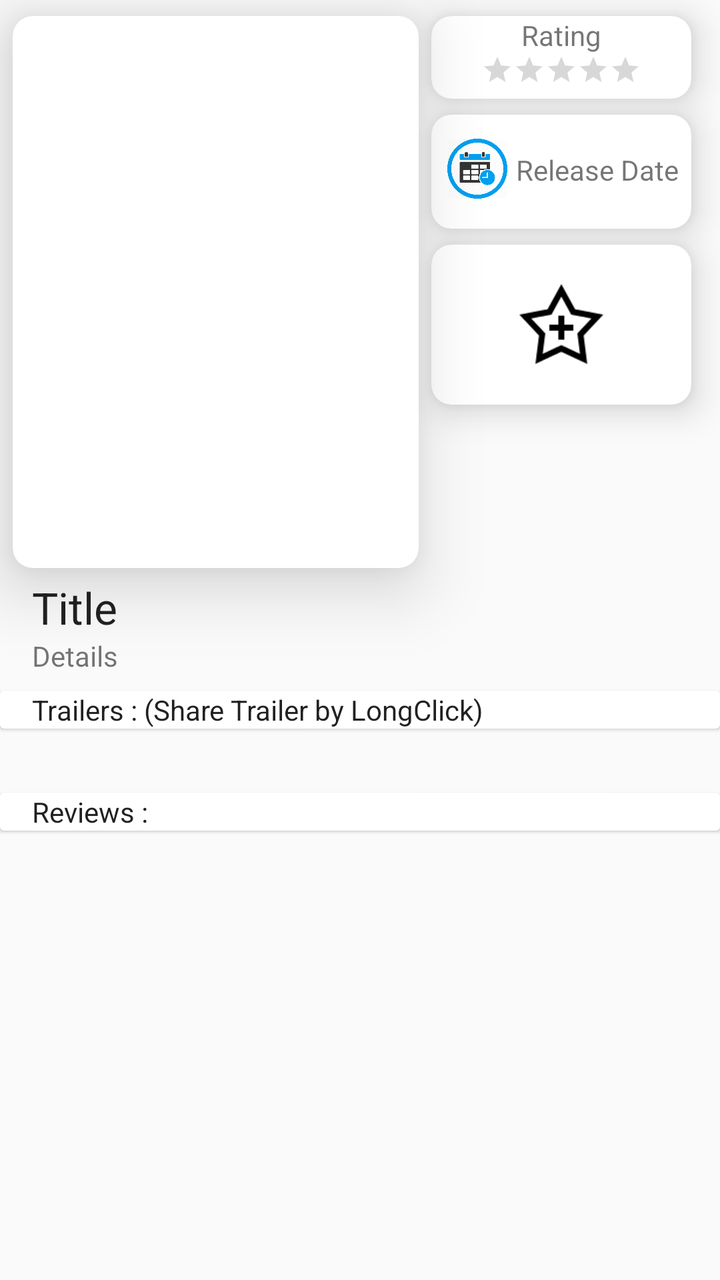
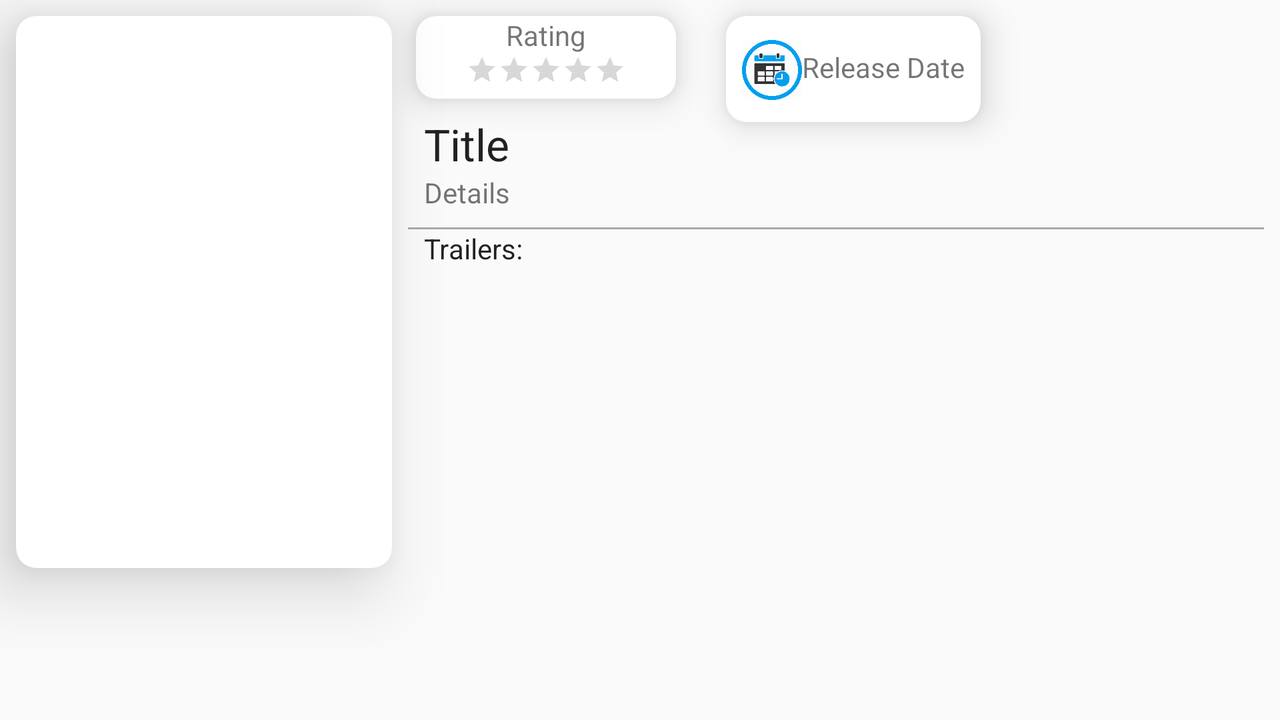

One screen, two layout resources from the same app: the default and the repository's alternative for another configuration. Each is rendered where Android would select it; the XML of both is given below.
<!-- AndroidManifest.xml: application theme AppTheme -->
<!-- res/layout/activity_movie_detail.xml -->
<?xml version="1.0" encoding="utf-8"?>
<layout xmlns:tools="http://schemas.android.com/tools"
    xmlns:android="http://schemas.android.com/apk/res/android"
    xmlns:app="http://schemas.android.com/apk/res-auto"
    xmlns:card_view="http://schemas.android.com/apk/res-auto">

    <ScrollView
        android:layout_width="fill_parent"
        android:layout_height="fill_parent"
        android:fillViewport="true">

        <android.support.constraint.ConstraintLayout
            android:layout_width="match_parent"
            android:layout_height="wrap_content">

            <android.support.v7.widget.CardView
                android:id="@+id/cardView"
                android:layout_width="203dp"
                android:layout_height="wrap_content"
                android:layout_marginTop="8dp"
                app:cardCornerRadius="10dp"
                app:layout_constraintEnd_toStartOf="@+id/card_rate"
                app:layout_constraintHorizontal_bias="0.05"
                app:layout_constraintStart_toStartOf="parent"
                app:layout_constraintTop_toTopOf="parent"
                card_view:cardElevation="20dp">


                <ImageView
                    android:id="@+id/movie_image_detail"
                    android:layout_width="203dp"
                    android:layout_height="276dp"
                    android:layout_alignParentTop="true"
                    android:layout_centerHorizontal="true"
                    android:contentDescription="@string/image_details_desc"
                    android:scaleType="centerCrop"
                    app:layout_constraintBottom_toBottomOf="parent"
                    app:layout_constraintHorizontal_bias="0.0"
                    app:layout_constraintStart_toStartOf="parent"
                    app:layout_constraintTop_toTopOf="parent"
                    app:layout_constraintVertical_bias="0.041" />

            </android.support.v7.widget.CardView>

            <android.support.v7.widget.CardView
                android:id="@+id/card_rate"
                android:layout_width="130dp"
                android:layout_height="wrap_content"
                android:layout_marginEnd="8dp"
                android:layout_marginRight="8dp"
                android:layout_marginTop="8dp"
                app:cardCornerRadius="10dp"
                app:layout_constraintEnd_toEndOf="parent"
                app:layout_constraintStart_toEndOf="@+id/cardView"
                app:layout_constraintTop_toTopOf="parent"
                card_view:cardElevation="10dp">

                <android.support.constraint.ConstraintLayout
                    android:layout_width="match_parent"
                    android:layout_height="match_parent">

                    <TextView
                        android:id="@+id/rating_txt"
                        android:layout_width="wrap_content"
                        android:layout_height="19dp"
                        android:layout_marginEnd="8dp"
                        android:layout_marginStart="8dp"
                        android:text="@string/movie_rating"
                        app:layout_constraintBottom_toTopOf="@+id/ratingBar2"
                        app:layout_constraintEnd_toEndOf="parent"
                        app:layout_constraintStart_toStartOf="parent"
                        app:layout_constraintTop_toTopOf="parent" />

                    <RatingBar
                        android:id="@+id/ratingBar2"
                        style="@style/Widget.AppCompat.RatingBar.Small"
                        android:layout_width="wrap_content"
                        android:layout_height="16dp"
                        android:layout_marginEnd="8dp"
                        android:layout_marginStart="8dp"
                        android:numStars="5"
                        android:stepSize="0.1"
                        app:layout_constraintBottom_toBottomOf="parent"
                        app:layout_constraintEnd_toEndOf="parent"
                        app:layout_constraintStart_toStartOf="parent"
                        app:layout_constraintTop_toTopOf="parent"
                        app:layout_constraintVertical_bias="0.75" />
                </android.support.constraint.ConstraintLayout>

            </android.support.v7.widget.CardView>


            <android.support.v7.widget.CardView
                android:id="@+id/card_date"
                android:layout_width="130dp"
                android:layout_height="57dp"
                android:layout_marginEnd="8dp"
                android:layout_marginTop="8dp"
                app:cardCornerRadius="10dp"
                app:layout_constraintEnd_toEndOf="parent"
                app:layout_constraintHorizontal_bias="0.511"
                app:layout_constraintStart_toEndOf="@+id/cardView"
                app:layout_constraintTop_toBottomOf="@+id/card_rate"
                card_view:cardElevation="10dp"
                android:layout_marginRight="8dp">

                <android.support.constraint.ConstraintLayout
                    android:layout_width="match_parent"
                    android:layout_height="match_parent">

                    <TextView
                        android:id="@+id/release_date_txt"
                        android:layout_width="wrap_content"
                        android:layout_height="wrap_content"
                        android:layout_marginBottom="8dp"
                        android:layout_marginEnd="8dp"
                        android:layout_marginStart="5dp"
                        android:layout_marginTop="8dp"
                        android:text="@string/release_date"
                        app:layout_constraintBottom_toBottomOf="parent"
                        app:layout_constraintEnd_toEndOf="parent"
                        app:layout_constraintHorizontal_bias="0.35"
                        app:layout_constraintStart_toEndOf="@+id/imageView"
                        app:layout_constraintTop_toTopOf="parent"
                        app:layout_constraintVertical_bias="0.45" />

                    <ImageView
                        android:id="@+id/imageView"
                        android:layout_width="30dp"
                        android:layout_height="30dp"
                        android:layout_marginEnd="8dp"
                        android:layout_marginLeft="8dp"
                        android:layout_marginRight="8dp"
                        android:layout_marginStart="8dp"
                        android:layout_marginTop="12dp"
                        android:contentDescription="@string/release_date_desc"
                        app:layout_constraintStart_toStartOf="parent"
                        app:layout_constraintTop_toTopOf="parent"
                        card_view:srcCompat="@drawable/xxx019_512" />


                </android.support.constraint.ConstraintLayout>

            </android.support.v7.widget.CardView>

            <android.support.v7.widget.CardView
                android:id="@+id/card_favorite"
                android:layout_width="130dp"
                android:layout_height="80dp"
                android:layout_marginEnd="16dp"
                android:layout_marginStart="8dp"
                android:layout_marginTop="8dp"
                app:cardCornerRadius="10dp"
                app:layout_constraintEnd_toEndOf="parent"
                app:layout_constraintStart_toEndOf="@+id/cardView"
                app:layout_constraintTop_toBottomOf="@+id/card_date"
                card_view:cardElevation="10dp"
                android:layout_marginRight="16dp"
                android:layout_marginLeft="8dp">

                <android.support.constraint.ConstraintLayout
                    android:layout_width="match_parent"
                    android:layout_height="match_parent">

                    <CheckBox
                        android:id="@+id/checkBox"
                        android:layout_width="wrap_content"
                        android:layout_height="wrap_content"
                        android:layout_marginBottom="8dp"
                        android:layout_marginEnd="8dp"
                        android:layout_marginStart="8dp"
                        android:layout_marginTop="8dp"
                        android:button="@drawable/checkbox"
                        android:checked="false"
                        app:layout_constraintBottom_toBottomOf="parent"
                        app:layout_constraintEnd_toEndOf="parent"
                        app:layout_constraintStart_toStartOf="parent"
                        app:layout_constraintTop_toTopOf="parent" />

                </android.support.constraint.ConstraintLayout>
            </android.support.v7.widget.CardView>

            <TextView
                android:id="@+id/movie_title"
                android:layout_width="0dp"
                android:layout_height="wrap_content"
                android:layout_marginEnd="16dp"
                android:layout_marginStart="16dp"
                android:layout_marginTop="5dp"
                android:contentDescription="@string/movie_title_desc"
                android:text="@string/movie_title"
                android:textAppearance="@style/TextAppearance.AppCompat.Large"
                app:layout_constraintEnd_toEndOf="parent"
                app:layout_constraintHorizontal_bias="0.0"
                app:layout_constraintStart_toStartOf="parent"
                app:layout_constraintTop_toBottomOf="@+id/cardView" />

            <TextView
                android:id="@+id/movie_detail"
                android:layout_width="0dp"
                android:layout_height="wrap_content"
                android:layout_marginEnd="16dp"
                android:layout_marginStart="16dp"
                android:text="@string/movie_details"
                app:layout_constraintEnd_toEndOf="parent"
                app:layout_constraintHorizontal_bias="0.0"
                app:layout_constraintStart_toStartOf="parent"
                app:layout_constraintTop_toBottomOf="@+id/movie_title" />


            <android.support.v7.widget.CardView
                android:id="@+id/card_trailer"
                android:layout_width="0dp"
                android:layout_height="wrap_content"
                android:layout_marginTop="8dp"
                app:layout_constraintEnd_toEndOf="parent"
                app:layout_constraintStart_toStartOf="parent"
                app:layout_constraintTop_toBottomOf="@+id/movie_detail"
                card_view:cardElevation="1dp">

                <TextView
                    android:id="@+id/textView"
                    android:layout_width="wrap_content"
                    android:layout_height="wrap_content"
                    android:layout_marginLeft="16dp"
                    android:layout_marginStart="16dp"
                    android:text="@string/trailer"
                    android:textAppearance="@style/TextAppearance.AppCompat.Body1" />

            </android.support.v7.widget.CardView>
            <RelativeLayout
                android:id="@+id/relativeLayout_trailer"
                android:layout_width="0dp"
                android:layout_height="wrap_content"
                android:layout_marginEnd="8dp"
                android:layout_marginStart="8dp"
                android:layout_marginTop="8dp"
                app:layout_constraintEnd_toEndOf="parent"
                app:layout_constraintStart_toEndOf="@+id/cardView"
                app:layout_constraintStart_toStartOf="parent"
                app:layout_constraintTop_toBottomOf="@+id/card_trailer">

            <android.support.v7.widget.RecyclerView
                android:id="@+id/recyclerview_trailers"
                android:layout_width="match_parent"
                android:layout_height="wrap_content"
                android:layout_marginEnd="8dp"
                android:layout_marginStart="8dp"
                android:layout_marginTop="8dp"
                android:clipToPadding="false"
                android:paddingBottom="8dp"
                android:scrollbars="none"
                app:layout_constraintEnd_toEndOf="parent"
                app:layout_constraintHorizontal_bias="0.0"/>

            </RelativeLayout>

            <android.support.v7.widget.CardView
                android:id="@+id/card_review"
                android:layout_width="0dp"
                android:layout_height="wrap_content"
                android:layout_marginTop="8dp"
                app:layout_constraintEnd_toEndOf="parent"
                app:layout_constraintStart_toStartOf="parent"
                app:layout_constraintTop_toBottomOf="@+id/relativeLayout_trailer"
                card_view:cardElevation="1dp">

            <TextView
                android:id="@+id/txt_reviews"
                android:layout_width="wrap_content"
                android:layout_height="wrap_content"
                android:layout_marginStart="16dp"
                android:text="@string/reviews"
                android:textAppearance="@style/TextAppearance.AppCompat.Body1"
                android:layout_marginLeft="16dp" />

            </android.support.v7.widget.CardView>

            <RelativeLayout
                android:id="@+id/relativeLayout_reviews"
                android:layout_width="0dp"
                android:layout_height="wrap_content"
                android:layout_marginEnd="8dp"
                android:layout_marginStart="8dp"
                android:layout_marginTop="4dp"
                app:layout_constraintEnd_toEndOf="parent"
                app:layout_constraintStart_toEndOf="@+id/cardView"
                app:layout_constraintStart_toStartOf="parent"
                app:layout_constraintTop_toBottomOf="@+id/card_review">

                <android.support.v7.widget.RecyclerView
                    android:id="@+id/recyclerview_reviews"
                    android:layout_width="match_parent"
                    android:layout_height="wrap_content"
                    android:layout_marginEnd="8dp"
                    android:layout_marginStart="8dp"
                    android:layout_marginTop="8dp"
                    android:clipToPadding="false"
                    android:paddingBottom="8dp"
                    android:scrollbars="none" />
            </RelativeLayout>
        </android.support.constraint.ConstraintLayout>
    </ScrollView>
</layout>
<!-- resources referenced by this layout -->
<resources>
  <!-- drawable checkbox (drawable) -->
  <?xml version="1.0" encoding="utf-8"?>
  <selector xmlns:android="http://schemas.android.com/apk/res/android">
  
      <item android:state_checked="false"
          android:drawable="@drawable/icons8_add_to_favorites_96_white" />
      <item android:state_checked="true"
          android:drawable="@drawable/icons8_add_to_favorites_96_yellow" />
  </selector>
  <!-- drawable xxx019_512: png bitmap (drawable-hdpi, 49145 bytes) -->
  <string name="image_details_desc">Image Details</string>
  <string name="movie_details">Details</string>
  <string name="movie_rating">Rating</string>
  <string name="movie_title">Title</string>
  <string name="movie_title_desc">Title</string>
  <string name="release_date">Release Date</string>
  <string name="release_date_desc">Release Date</string>
  <string name="reviews">Reviews :</string>
  <string name="trailer">Trailers : (Share Trailer by LongClick)</string>
  <style name="AppTheme" parent="Theme.AppCompat.Light.DarkActionBar">
          
          <item name="colorPrimary">@color/colorPrimary</item>
          <item name="colorPrimaryDark">@color/colorPrimaryDark</item>
          <item name="colorAccent">@color/colorAccent</item>
          
          <item name="preferenceTheme">@style/PreferenceThemeOverlay</item>
          <item name="actionBarStyle">@style/MyActionBar</item>
      </style>
  <!-- drawable icons8_add_to_favorites_96_white: png bitmap (drawable-hdpi, 2157 bytes) -->
  <!-- drawable icons8_add_to_favorites_96_yellow: png bitmap (drawable-hdpi, 2456 bytes) -->
  <color name="colorPrimary">#3F51B5</color>
  <color name="colorPrimaryDark">#303F9F</color>
  <color name="colorAccent">#FF4081</color>
  <style name="MyActionBar" parent="@style/Widget.AppCompat.Light.ActionBar.Solid.Inverse">
          <item name="android:background">@drawable/action_bar_bg</item>
          
          <item name="background">@drawable/action_bar_bg</item>
      </style>
  <!-- drawable action_bar_bg (drawable) -->
  <?xml version="1.0" encoding="utf-8"?>
  <shape xmlns:android="http://schemas.android.com/apk/res/android">
      <gradient
          android:angle="0"
          android:centerColor="@color/colorLightBlue"
          android:endColor="@color/colorBlue"
          android:startColor="@color/colorBlue" />
  </shape>
  <color name="colorLightBlue">#5995F1</color>
  <color name="colorBlue">#337FF3</color>
</resources>
<!-- res/layout-land/activity_movie_detail.xml (the repository's variant of the layout above) -->
<!-- drawn on the phone turned sideways -->
<?xml version="1.0" encoding="utf-8"?>
<layout xmlns:android="http://schemas.android.com/apk/res/android"
    xmlns:app="http://schemas.android.com/apk/res-auto"
    xmlns:card_view="http://schemas.android.com/apk/res-auto"
    xmlns:tools="http://schemas.android.com/tools">

    <ScrollView
        android:layout_width="fill_parent"
        android:layout_height="fill_parent"
        android:fillViewport="true">

        <android.support.constraint.ConstraintLayout
            android:layout_width="match_parent"
            android:layout_height="wrap_content">

            <android.support.v7.widget.CardView
                android:id="@+id/cardView"
                android:layout_width="188dp"
                android:layout_height="wrap_content"
                android:layout_marginLeft="8dp"
                android:layout_marginStart="8dp"
                android:layout_marginTop="8dp"
                app:cardCornerRadius="10dp"
                app:layout_constraintStart_toStartOf="parent"
                app:layout_constraintTop_toTopOf="parent"
                card_view:cardElevation="20dp">


                <ImageView
                    android:id="@+id/movie_image_detail"
                    android:layout_width="203dp"
                    android:layout_height="276dp"
                    android:layout_alignParentTop="true"
                    android:layout_centerHorizontal="true"
                    android:contentDescription="@string/image_details_desc"
                    android:scaleType="centerCrop"
                    app:layout_constraintBottom_toBottomOf="parent"
                    app:layout_constraintHorizontal_bias="0.0"
                    app:layout_constraintStart_toStartOf="parent"
                    app:layout_constraintTop_toTopOf="parent"
                    app:layout_constraintVertical_bias="0.041" />

            </android.support.v7.widget.CardView>

            <android.support.v7.widget.CardView
                android:id="@+id/card_rate"
                android:layout_width="130dp"
                android:layout_height="wrap_content"
                android:layout_marginLeft="12dp"
                android:layout_marginStart="12dp"
                android:layout_marginTop="8dp"
                app:cardCornerRadius="10dp"
                app:layout_constraintStart_toEndOf="@+id/cardView"
                app:layout_constraintTop_toTopOf="parent"
                card_view:cardElevation="10dp">

                <android.support.constraint.ConstraintLayout
                    android:layout_width="match_parent"
                    android:layout_height="match_parent">

                    <TextView
                        android:id="@+id/rating_txt"
                        android:layout_width="wrap_content"
                        android:layout_height="19dp"
                        android:layout_marginEnd="8dp"
                        android:layout_marginStart="8dp"
                        android:text="@string/movie_rating"
                        app:layout_constraintBottom_toTopOf="@+id/ratingBar2"
                        app:layout_constraintEnd_toEndOf="parent"
                        app:layout_constraintStart_toStartOf="parent"
                        app:layout_constraintTop_toTopOf="parent" />

                    <RatingBar
                        android:id="@+id/ratingBar2"
                        style="@style/Widget.AppCompat.RatingBar.Small"
                        android:layout_width="wrap_content"
                        android:layout_height="16dp"
                        android:layout_marginEnd="8dp"
                        android:layout_marginStart="8dp"
                        android:numStars="5"
                        android:stepSize="0.1"
                        app:layout_constraintBottom_toBottomOf="parent"
                        app:layout_constraintEnd_toEndOf="parent"
                        app:layout_constraintStart_toStartOf="parent"
                        app:layout_constraintTop_toTopOf="parent"
                        app:layout_constraintVertical_bias="0.75" />
                </android.support.constraint.ConstraintLayout>

            </android.support.v7.widget.CardView>


            <android.support.v7.widget.CardView
                android:id="@+id/card_date"
                android:layout_width="wrap_content"
                android:layout_height="53dp"
                android:layout_marginEnd="8dp"
                android:layout_marginRight="8dp"
                android:layout_marginTop="8dp"
                app:cardCornerRadius="10dp"
                app:layout_constraintEnd_toEndOf="parent"
                app:layout_constraintHorizontal_bias="0.15"
                app:layout_constraintStart_toEndOf="@+id/card_rate"
                app:layout_constraintTop_toTopOf="parent"
                card_view:cardElevation="10dp">

                <android.support.constraint.ConstraintLayout
                    android:layout_width="match_parent"
                    android:layout_height="match_parent">

                    <TextView
                        android:id="@+id/release_date_txt"
                        android:layout_width="wrap_content"
                        android:layout_height="wrap_content"
                        android:layout_marginBottom="8dp"
                        android:layout_marginEnd="8dp"
                        android:layout_marginRight="8dp"
                        android:layout_marginTop="8dp"
                        android:text="@string/release_date"
                        app:layout_constraintBottom_toBottomOf="parent"
                        app:layout_constraintEnd_toEndOf="parent"
                        app:layout_constraintHorizontal_bias="0.35"
                        app:layout_constraintStart_toEndOf="@+id/imageView"
                        app:layout_constraintTop_toTopOf="parent"
                        app:layout_constraintVertical_bias="0.45" />

                    <ImageView
                        android:id="@+id/imageView"
                        android:layout_width="30dp"
                        android:layout_height="30dp"
                        android:layout_marginEnd="8dp"
                        android:layout_marginLeft="8dp"
                        android:layout_marginRight="8dp"
                        android:layout_marginStart="8dp"
                        android:layout_marginTop="12dp"
                        android:contentDescription="@string/release_date_desc"
                        app:layout_constraintStart_toStartOf="parent"
                        app:layout_constraintTop_toTopOf="parent"
                        card_view:srcCompat="@drawable/xxx019_512" />


                </android.support.constraint.ConstraintLayout>

            </android.support.v7.widget.CardView>

            <TextView
                android:id="@+id/movie_title"
                android:layout_width="0dp"
                android:layout_height="wrap_content"
                android:layout_marginLeft="16dp"
                android:layout_marginStart="16dp"
                android:layout_marginTop="8dp"
                android:contentDescription="@string/movie_title_desc"
                android:text="@string/movie_title"
                android:textAppearance="@style/TextAppearance.AppCompat.Large"
                app:layout_constraintStart_toEndOf="@+id/cardView"
                app:layout_constraintTop_toBottomOf="@+id/card_rate" />

            <TextView
                android:id="@+id/movie_detail"
                android:layout_width="0dp"
                android:layout_height="wrap_content"
                android:layout_marginEnd="8dp"
                android:layout_marginLeft="16dp"
                android:layout_marginRight="8dp"
                android:layout_marginStart="16dp"
                android:text="@string/movie_details"
                app:layout_constraintEnd_toEndOf="parent"
                app:layout_constraintStart_toEndOf="@+id/cardView"
                app:layout_constraintTop_toBottomOf="@+id/movie_title" />

            <View
                android:id="@+id/view"
                android:layout_width="0dp"
                android:layout_height="1dp"
                android:layout_marginEnd="8dp"
                android:layout_marginStart="8dp"
                android:layout_marginTop="8dp"
                android:background="@android:color/darker_gray"
                app:layout_constraintEnd_toEndOf="parent"
                app:layout_constraintStart_toEndOf="@+id/cardView"
                app:layout_constraintTop_toBottomOf="@+id/movie_detail" />

            <TextView
                android:id="@+id/textView"
                android:layout_width="wrap_content"
                android:layout_height="wrap_content"
                android:layout_marginStart="16dp"

                android:text="Trailers:"
                android:textAppearance="@style/TextAppearance.AppCompat.Body1"
                app:layout_constraintStart_toEndOf="@+id/cardView"
                app:layout_constraintTop_toBottomOf="@+id/view" />

            <RelativeLayout
                android:id="@+id/relativeLayout"
                android:layout_width="0dp"
                android:layout_height="wrap_content"
                android:layout_marginEnd="8dp"
                android:layout_marginStart="8dp"
                android:layout_marginTop="8dp"
                app:layout_constraintEnd_toEndOf="parent"
                app:layout_constraintStart_toEndOf="@+id/cardView"
                app:layout_constraintTop_toBottomOf="@+id/textView">

                <android.support.v7.widget.RecyclerView
                    android:id="@+id/recyclerview_trailers"
                    android:layout_width="match_parent"
                    android:layout_height="wrap_content"
                    android:layout_marginEnd="8dp"
                    android:layout_marginStart="8dp"
                    android:layout_marginTop="8dp"
                    android:clipToPadding="false"
                    android:paddingBottom="8dp"
                    android:scrollbars="none"
                    app:layout_constraintEnd_toEndOf="parent"></android.support.v7.widget.RecyclerView>
            </RelativeLayout>

        </android.support.constraint.ConstraintLayout>
    </ScrollView>
</layout>
<!-- resources referenced by the variant -->
<!-- as the phone turned sideways resolves them -->
<resources>
  <!-- drawable xxx019_512: png bitmap (drawable-hdpi, 49145 bytes) -->
  <string name="image_details_desc">Image Details</string>
  <string name="movie_details">Details</string>
  <string name="movie_rating">Rating</string>
  <string name="movie_title">Title</string>
  <string name="movie_title_desc">Title</string>
  <string name="release_date">Release Date</string>
  <string name="release_date_desc">Release Date</string>
  <style name="AppTheme" parent="Theme.AppCompat.Light.DarkActionBar">
          
          <item name="colorPrimary">@color/colorPrimary</item>
          <item name="colorPrimaryDark">@color/colorPrimaryDark</item>
          <item name="colorAccent">@color/colorAccent</item>
          
          <item name="preferenceTheme">@style/PreferenceThemeOverlay</item>
          <item name="actionBarStyle">@style/MyActionBar</item>
      </style>
  <color name="colorPrimary">#3F51B5</color>
  <color name="colorPrimaryDark">#303F9F</color>
  <color name="colorAccent">#FF4081</color>
  <style name="MyActionBar" parent="@style/Widget.AppCompat.Light.ActionBar.Solid.Inverse">
          <item name="android:background">@drawable/action_bar_bg</item>
          
          <item name="background">@drawable/action_bar_bg</item>
      </style>
  <!-- drawable action_bar_bg (drawable) -->
  <?xml version="1.0" encoding="utf-8"?>
  <shape xmlns:android="http://schemas.android.com/apk/res/android">
      <gradient
          android:angle="0"
          android:centerColor="@color/colorLightBlue"
          android:endColor="@color/colorBlue"
          android:startColor="@color/colorBlue" />
  </shape>
  <color name="colorLightBlue">#5995F1</color>
  <color name="colorBlue">#337FF3</color>
</resources>
